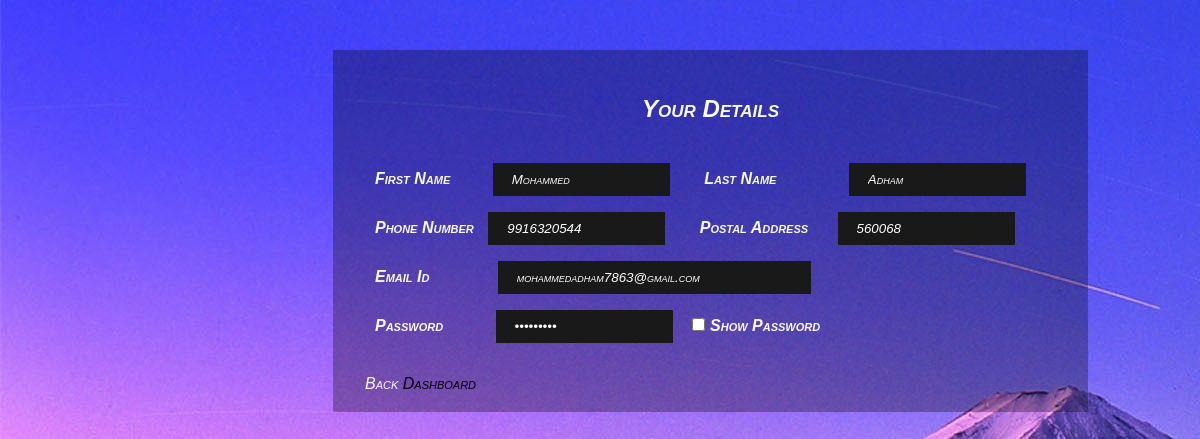
The page /MyKart/view_profile.php (signed in) on the database its author committed.
### tables this page shows
CREATE TABLE IF NOT EXISTS `users` (
  `user_id` int NOT NULL AUTO_INCREMENT,
  `first_name` varchar(15) NOT NULL,
  `last_name` varchar(15) NOT NULL,
  `phone_no` bigint NOT NULL,
  `email_id` varchar(50) NOT NULL,
  `pincode` int NOT NULL,
  `registration_time` timestamp NOT NULL DEFAULT CURRENT_TIMESTAMP,
  `password` varchar(15) NOT NULL,
  PRIMARY KEY (`user_id`)
);

### MyKart/view_profile.php (the view, shortened to what this page needs)
<!DOCTYPE html>
<html>
    <head>
</head>
<body>
<?php
        require 'db_connection.php';
        $email_id =  $_SESSION['email_id'];
        $u_query = "SELECT first_name, last_name, phone_no, email_id, pincode, password FROM users WHERE email_id = '$email_id'";
        $u_result = mysqli_query($conn, $u_query);
        $u_row = mysqli_fetch_array($u_result);
        ?>
    <div id="content">
        <h2><center>Your Details</center></h2>
<form>
    <div class="container">
        <label for="first_name" style="margin-left:10px"><b>First Name</b></label>
        <input style="margin-left:38px" type="text" value="<?php echo $u_row['first_name']; ?>" name="first_name" size="15" disabled>
         <label for="last_name" style="margin-left:30px; margin-right: 10px"><b>Last Name</b></label>
         <input style="margin-left:58px" type="text" value="<?php echo $u_row['last_name']; ?>" name="last_name" size="15" disabled><br>
      <label for="phone_no" style="margin-left:10px"><b>Phone Number</b></label>
      <input style="margin-left:10px" type="tel" value="<?php echo $u_row['phone_no']; ?>" name="phone_no" maxlength="10" size="15" disabled>
     <label for="pincode" style="margin-left:30px; margin-right: 10px"><b>Postal Address</b></label>
     <input style="margin-left:15px" type="tel" value="<?php echo $u_row['pincode']; ?>" name="pincode" maxlength="6" size="15" disabled><br>
      <label for="email_id" style="margin-left:10px"><b>Email Id</b></label>
      <input style="margin-left:64px" type="email" value="<?php echo $u_row['email_id']; ?>" name="email_id" size="32" disabled><br>
    <label for="password" style="margin-left:10px"><b>Password</b></label>
    <input style="margin-left:48px" type="password" value="<?php echo $u_row['password']; ?>" name="password" size="15" id="myInput" disabled>
    <input style="margin-left:15px; margin-right: 5px;" type="checkbox" onclick="myFunction()"><b>Show Password</b><br>
    </div>
    <div class="container">
        <span class="dashboard">Back <a href="user_dashboard.php">Dashboard</a></span>
  </div>
</form>
    </div>
    </body>
</html>

### MyKart/view_profile.php (style rules this page uses)
body { background: url('img/d5.jpg'); font-style: italic; font-family: sans-serif; font-variant: small-caps; color: #f9f9f9; }
#content { background-color: rgba(0,0,0,0.3); max-width: 715px; padding: 25px 20px; margin-top: 50px; margin-left: 325px; color: #f9f9f9; }
a { color: #000000; text-decoration: none; }
input[type=text], input[type=tel], input[type=password], input[type=passwor], input[type=email] { padding: 8px 18px; margin: 8px 0; display: inline-block; border: 1px solid #191919; box-sizing: border-box; background-color: #191919; color: #ffffff; font-style: italic; font-family: sans-serif; font-variant:small-caps; }
.container { padding: 12px; }
span.dashboard { float: left; }

### rows shown on the page
users: first_name "Mohammed", last_name "Adham", phone_no "9916320544", pincode "560068", email_id "mohammedadham7863@gmail.com"
